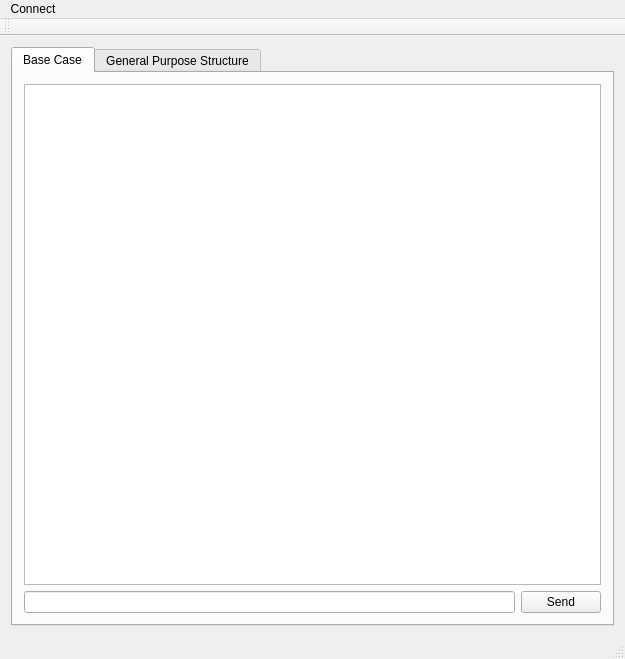
<?xml version="1.0" encoding="UTF-8"?>
<ui version="4.0">
 <class>MainWindow</class>
 <widget class="QMainWindow" name="MainWindow">
  <property name="geometry">
   <rect>
    <x>0</x>
    <y>0</y>
    <width>625</width>
    <height>659</height>
   </rect>
  </property>
  <property name="windowTitle">
   <string>EthFab</string>
  </property>
  <property name="windowIcon">
   <iconset resource="Resource.qrc">
    <normaloff>:/SpaceFabIcon.jpg</normaloff>:/SpaceFabIcon.jpg</iconset>
  </property>
  <widget class="QWidget" name="centralWidget">
   <layout class="QGridLayout" name="gridLayout">
    <item row="0" column="0">
     <widget class="QTabWidget" name="tabWidget">
      <property name="currentIndex">
       <number>0</number>
      </property>
      <widget class="QWidget" name="tab_BaseCase">
       <attribute name="title">
        <string>Base Case</string>
       </attribute>
       <layout class="QGridLayout" name="gridLayout_2">
        <item row="0" column="0">
         <layout class="QVBoxLayout" name="verticalLayout">
          <item>
           <widget class="QTextEdit" name="textEdit_BaseCase"/>
          </item>
          <item>
           <layout class="QHBoxLayout" name="horizontalLayout">
            <item>
             <widget class="QLineEdit" name="lineEdit_BaseCase"/>
            </item>
            <item>
             <widget class="QPushButton" name="SendBaseCase">
              <property name="text">
               <string>Send</string>
              </property>
             </widget>
            </item>
           </layout>
          </item>
         </layout>
        </item>
       </layout>
      </widget>
      <widget class="QWidget" name="tab_GeneralPurpose">
       <attribute name="title">
        <string>General Purpose Structure</string>
       </attribute>
       <layout class="QVBoxLayout" name="verticalLayout_2">
        <item>
         <layout class="QGridLayout" name="gridLayout_3">
          <item row="0" column="0">
           <widget class="QLabel" name="label">
            <property name="text">
             <string>RequestType</string>
            </property>
           </widget>
          </item>
          <item row="0" column="1">
           <widget class="QComboBox" name="comboBox_RequestType"/>
          </item>
          <item row="1" column="0">
           <widget class="QLabel" name="label_2">
            <property name="text">
             <string>Request</string>
            </property>
           </widget>
          </item>
          <item row="1" column="1">
           <widget class="QComboBox" name="comboBox_Request"/>
          </item>
          <item row="2" column="0">
           <widget class="QLabel" name="label_3">
            <property name="text">
             <string>wValue</string>
            </property>
           </widget>
          </item>
          <item row="2" column="1">
           <widget class="QLineEdit" name="lineEdit_wValue"/>
          </item>
          <item row="3" column="0">
           <widget class="QLabel" name="label_4">
            <property name="text">
             <string>wIndex</string>
            </property>
           </widget>
          </item>
          <item row="3" column="1">
           <widget class="QLineEdit" name="lineEdit_wIndex"/>
          </item>
          <item row="4" column="0">
           <widget class="QLabel" name="label_5">
            <property name="text">
             <string>wLength</string>
            </property>
           </widget>
          </item>
          <item row="4" column="1">
           <widget class="QLineEdit" name="lineEdit_wLenght"/>
          </item>
          <item row="5" column="0">
           <widget class="QLabel" name="label_6">
            <property name="text">
             <string>bData</string>
            </property>
           </widget>
          </item>
          <item row="5" column="1">
           <widget class="QLineEdit" name="lineEdit_bData"/>
          </item>
         </layout>
        </item>
        <item>
         <widget class="QPushButton" name="pushButton_SendStructure">
          <property name="text">
           <string>Send Structure</string>
          </property>
         </widget>
        </item>
        <item>
         <widget class="QTextEdit" name="textEdit_GeneralPurpose"/>
        </item>
       </layout>
      </widget>
     </widget>
    </item>
   </layout>
  </widget>
  <widget class="QMenuBar" name="menuBar">
   <property name="geometry">
    <rect>
     <x>0</x>
     <y>0</y>
     <width>625</width>
     <height>25</height>
    </rect>
   </property>
   <widget class="QMenu" name="menuConnect">
    <property name="title">
     <string>Connect</string>
    </property>
    <addaction name="actionConnect"/>
    <addaction name="actionDeltaTau_PMAC_Geobrick_2"/>
    <addaction name="actionTest_LocalHost"/>
   </widget>
   <addaction name="menuConnect"/>
  </widget>
  <widget class="QToolBar" name="mainToolBar">
   <attribute name="toolBarArea">
    <enum>TopToolBarArea</enum>
   </attribute>
   <attribute name="toolBarBreak">
    <bool>false</bool>
   </attribute>
  </widget>
  <widget class="QStatusBar" name="statusBar"/>
  <action name="actionConnect">
   <property name="text">
    <string>DeltaTau PMAC Geobrick 1</string>
   </property>
  </action>
  <action name="actionDeltaTau_PMAC_Geobrick_2">
   <property name="text">
    <string>DeltaTau PMAC Geobrick 2</string>
   </property>
  </action>
  <action name="actionTest_LocalHost">
   <property name="text">
    <string>Test LocalHost</string>
   </property>
  </action>
 </widget>
 <layoutdefault spacing="6" margin="11"/>
 <resources>
  <include location="Resource.qrc"/>
 </resources>
 <connections/>
</ui>
